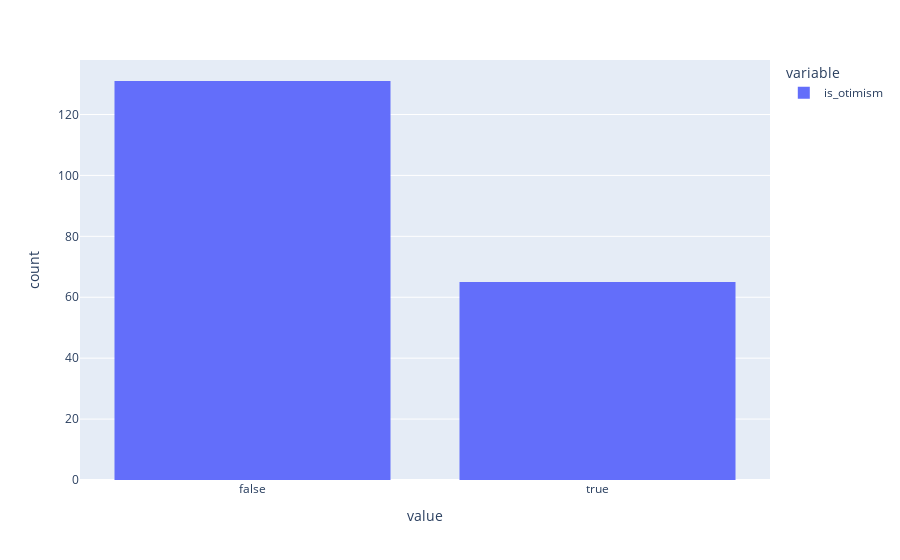

Notebook cell for this chart:
### Code cell
import plotly.express as px

fig = px.histogram(y.astype(bool))
fig.show()

### Figure 1 — Plotly figure (JSON) as saved in the notebook; plotly's stock layout.template omitted (floating-point values rounded to 4 significant figures; data arrays with more than 128 entries replaced by an {"elided": "..."} marker saying what was removed)
{"data": [{"bingroup": "x", "hovertemplate": "variable=is_otimism<br>value=%{x}<br>count=%{y}<extra></extra>", "legendgroup": "is_otimism", "marker": {"color": "#636efa", "pattern": {"shape": ""}}, "name": "is_otimism", "orientation": "v", "showlegend": true, "type": "histogram", "x": {"elided": "196 bool values"}, "xaxis": "x", "yaxis": "y"}], "layout": {"barmode": "relative", "legend": {"title": {"text": "variable"}, "tracegroupgap": 0}, "margin": {"t": 60}, "xaxis": {"anchor": "y", "domain": [0, 1], "title": {"text": "value"}}, "yaxis": {"anchor": "x", "domain": [0, 1], "title": {"text": "count"}}}}
